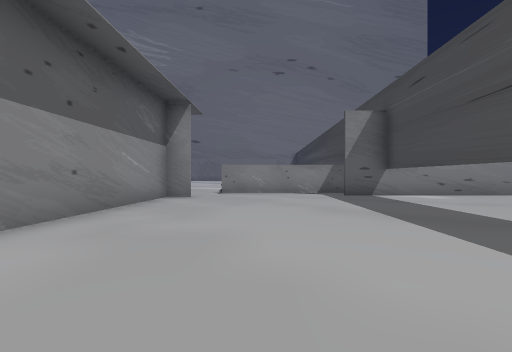
[1] (above)

24 first-person views from a walk through a 3-D level made in the Unity game engine. The camera is 1.2 m above the floor, looks level and sees 85° across. Doors are open. The floor is counted in squares, 2 m on a side. Each view is taken from the middle of a square. On the plan, view 1 faces up. The plan holds only what a view shows up to about 9 squares ahead; the rest is blank. The place goes on beyond the plan. The player is left out. Some animated figures are left out. Some surface patterns are stand-ins.

[2]
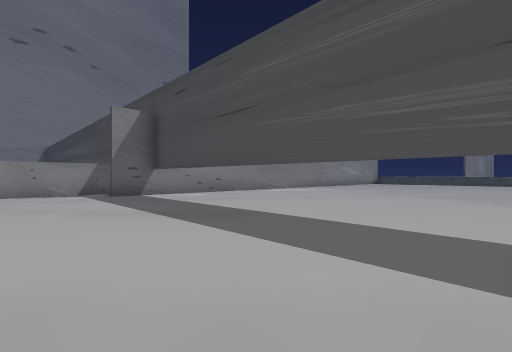

[3]
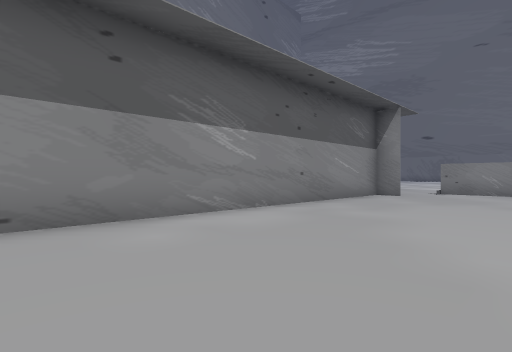

[4]
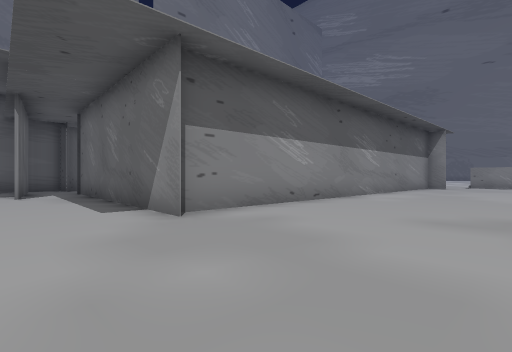

[5]
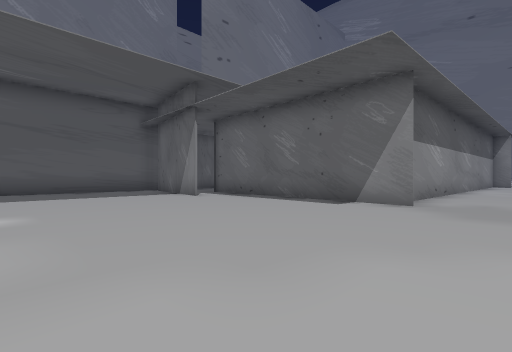

[6]
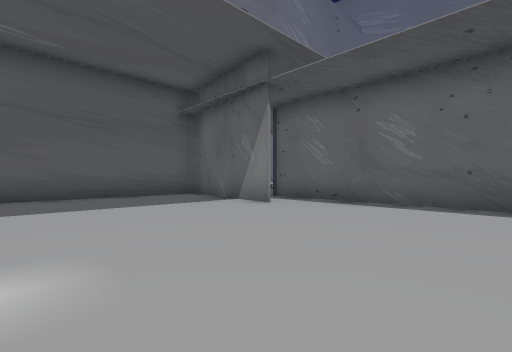

[7]
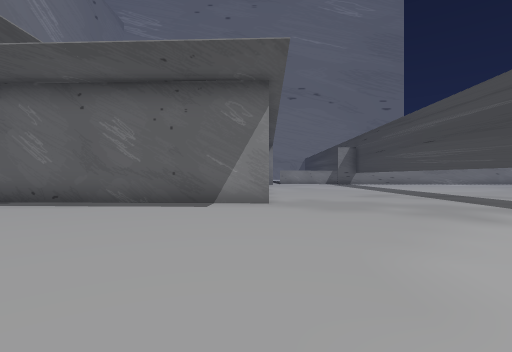

[8]
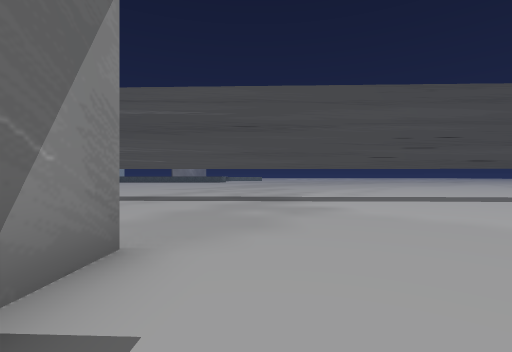

[9]
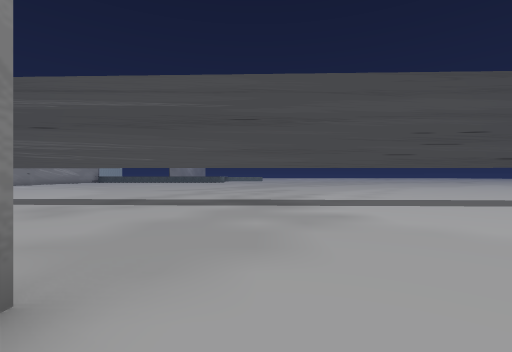

[10]
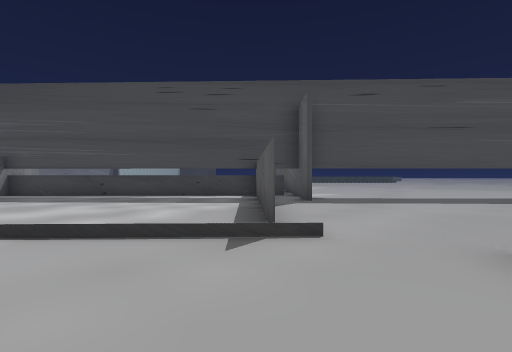

[11]
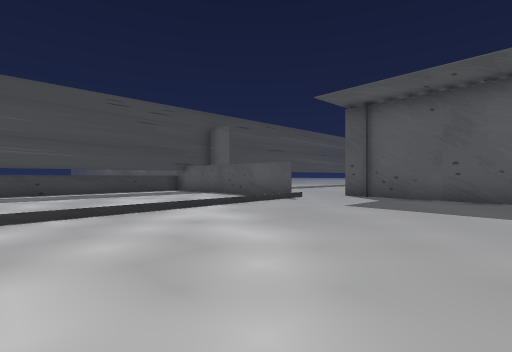

[12]
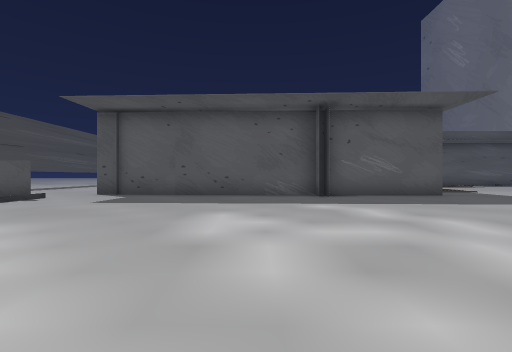

[13]
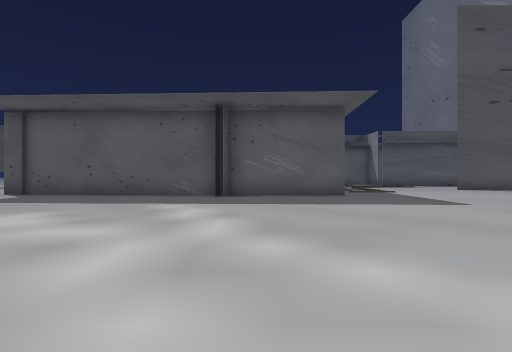

[14]
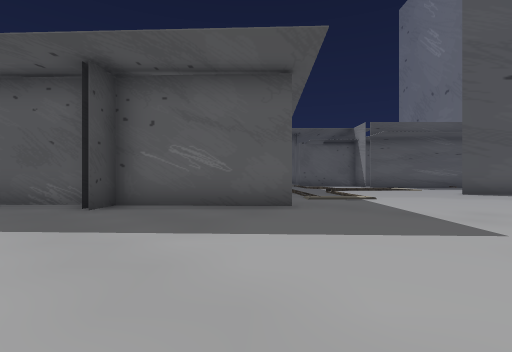

[15]
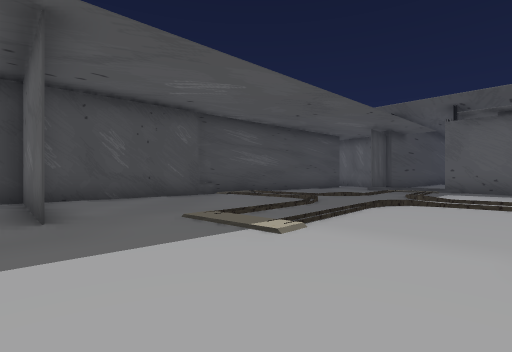

[16]
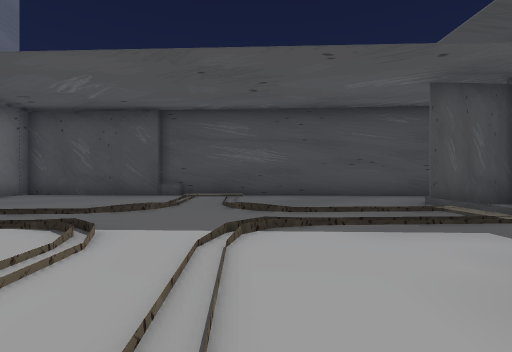

[17]
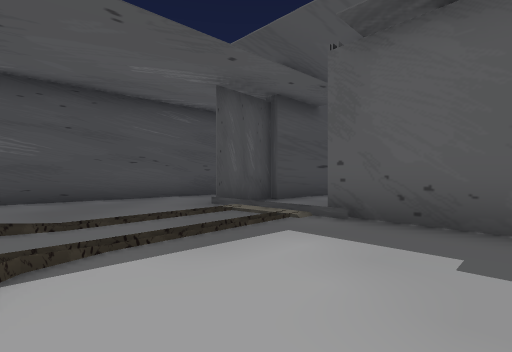

[18]
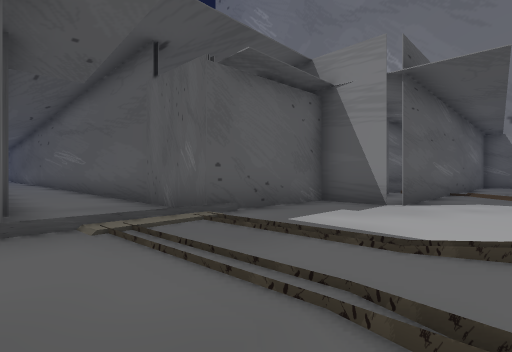

[19]
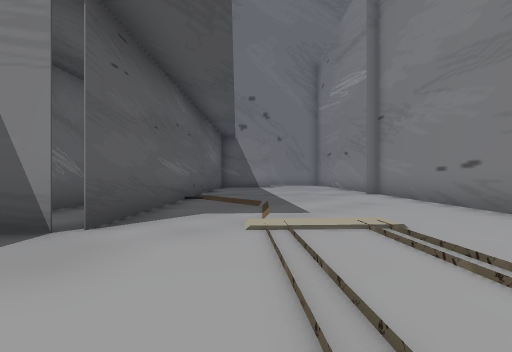

[20]
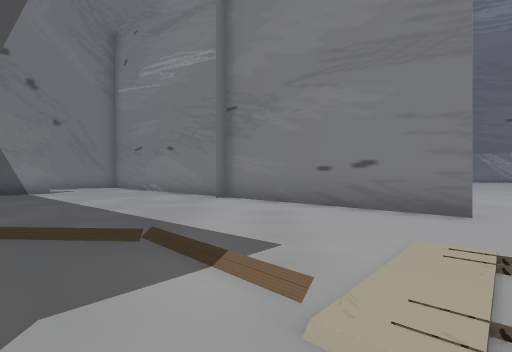

[21]
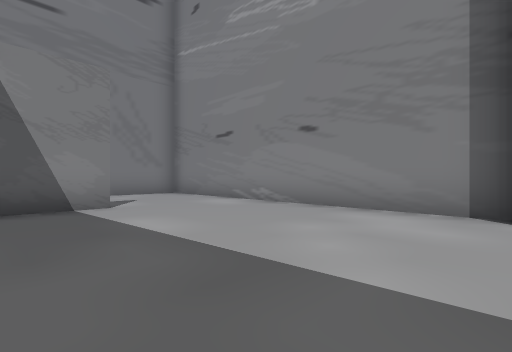

[22]
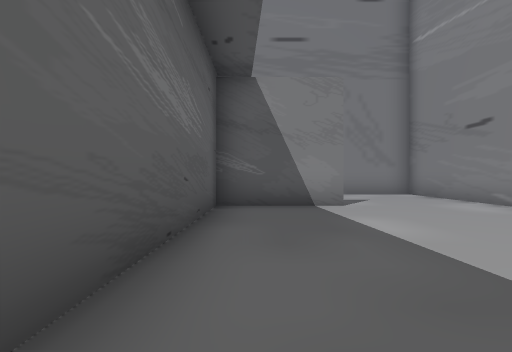

[23]
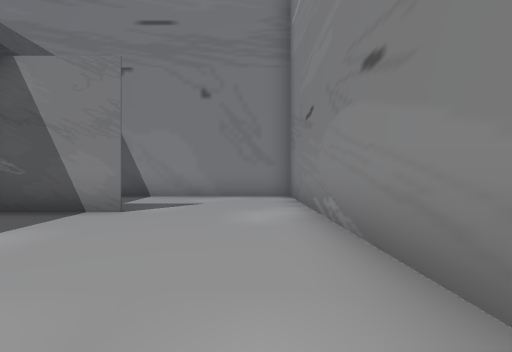

[24]
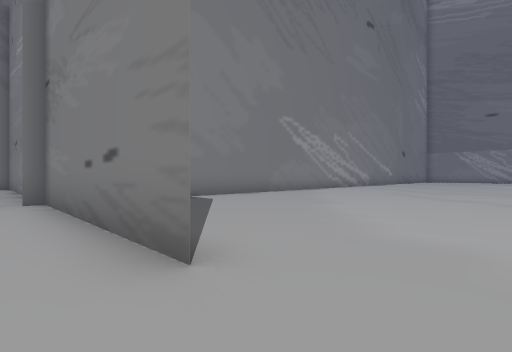

### Floor plan
Points are (right, up) in squares from view 1. A wall is a line through its corners. A room is listed if a view was taken in it or the views show most of it. See-through windows are left out.
Room 1 (views 1, 2, 3, 4, 5, 6, 7, 8, 9)
walls: (-2.7, -4.9) (-8.5, -4.7); (-8.2, -6.3) (-11.6, -5.8); (3.4, -11.5) (4, 8.6); (-12.3, -6.5) (-12.3, -10.8); (-1.7, 7.9) (-2.6, 8) (-3.1, -4.6); (4.5, 8.6) (2.7, 8.6); (2.9, 9.9) (-1, 9.8)
ways out: opening at (-2, 9) to room 2; opening at (-9, -5) to room 3
Room 2 (views 10, 11, 12, 13, 14, 15, 16, 17, 18, 19, 20, 21, 22, 23, 24)
walls: (-12.7, 8.4) (-1.9, 8); (-8.9, 8.4) (-8.8, 9) (-8.9, 8.2); (-9.4, 3.3) (-9.1, 9.1) (-9.1, 8.2) (-10.1, 8.3); (-20.3, 5) (-18.6, 5) (-33.1, 5) (-33.1, 0); (-24.2, 9.6) (-24.2, 8.4); (-12.5, -2.6) (-12, -2.6); (-12.1, -4.5) (-12.2, -2.6); (-1.3, 9.8) (3.7, 10); (-1.2, 9.5) (-1.3, 10.3); (-9.7, -4.6) (-9.1, 4.1); (-12.3, -6.9) (-12.3, -4.4); (-29.6, 1.9) (-29.6, -0.8) (-17.9, -0.9) (-17.9, -2.7) (-14.7, -2.9) (-14.3, -9.1); (4, 8.8) (4.3, 17.4); (4.5, 15.9) (4.5, 17.5)
low walls: (-15.2, -2.6) (-14.5, -2.6)
ways out: opening at (-2, 9) to room 1; opening at (-10.5, -3.5) to room 3
Room 3 (no view inside)
walls: (-10.5, -5.9) (-8.4, -6.2); (-8.5, -4.7) (-9.7, -4.6)
ways out: opening at (-9, -5) to room 1; opening at (-10.5, -3.5) to room 2

Where each view was taken, in squares from view 1:
view 1: 0 up, 0 right, facing up
view 2: 0 up, 0 right, facing up-right
view 3: 1 down, 1 right, facing up-left
view 4: 7 down, 1 right, facing up-left
view 5: 11 down, 1 left, facing up-left
view 6: 11 down, 4 left, facing up-left
view 7: 11 down, 3 left, facing up
view 8: 6 down, 5 left, facing right
view 9: 6 down, 4 left, facing right
view 10: 10 up, 4 left, facing right
view 11: 16 up, 6 left, facing down-right
view 12: 17 up, 7 left, facing down
view 13: 17 up, 10 left, facing down
view 14: 14 up, 12 left, facing down
view 15: 9 up, 17 left, facing down-right
view 16: 1 up, 18 left, facing right
view 17: 1 up, 17 left, facing down-right
view 18: 1 up, 12 left, facing down-left
view 19: 1 up, 15 left, facing left
view 20: 0 up, 18 left, facing up-left
view 21: 0 up, 24 left, facing up-left
view 22: 0 up, 24 left, facing left
view 23: 4 up, 25 left, facing left
view 24: 4 up, 17 left, facing up-left
